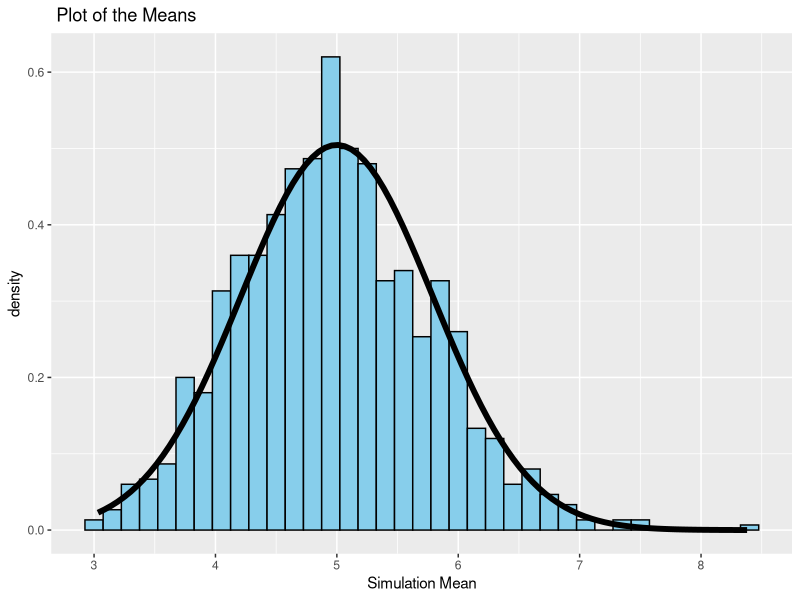
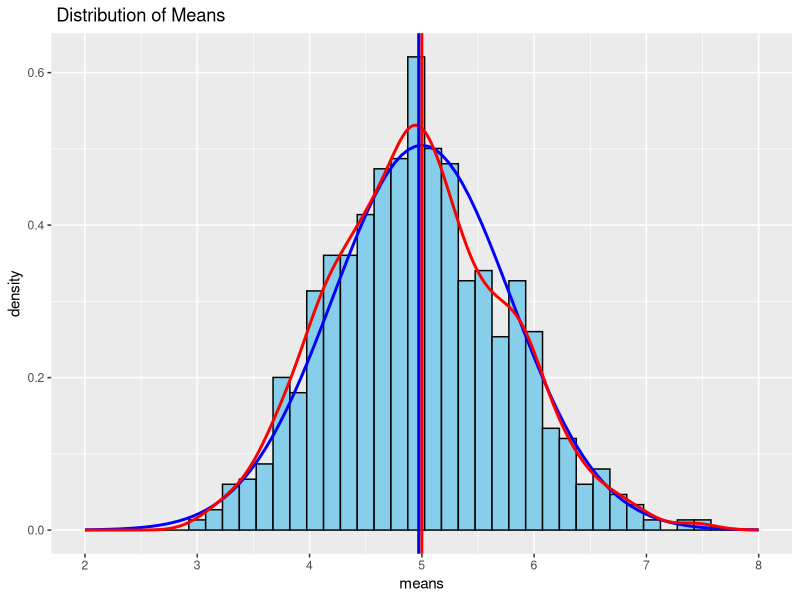

Generate these figures, in order, with R:
## ---- chunk 1

ECHO=TRUE
set.seed(12345)
lambda = 0.2
exponentials = 40
noSim = 1000

exponentialDistributions <- matrix(data = rexp(exponentials*noSim, lambda), nrow = noSim)
exponentialDistributionMeans <- data.frame(means = apply(exponentialDistributions, 1, mean))

## ---- chunk 2
library(ggplot2)

# Plot the Means

ggplot(data = exponentialDistributionMeans, aes(x = means)) +
    geom_histogram(aes(y= ..density..), binwidth=0.15, fill = "skyblue", color = "black") +
    stat_function(fun = dnorm, args = list(mean = lambda^-1, sd = (lambda*sqrt(exponentials))^-1), size = 2) +
    labs(title =" Plot of the Means", x = "Simulation Mean")
## ---- chunk 3
mu <- 1/lambda
mu
## ---- chunk 4
meanOfMeans <- mean(exponentialDistributionMeans$means)
meanOfMeans
## ---- chunk 5
round(abs( meanOfMeans - mu), 4)
## ---- chunk 6

sd <- sd <- 1/lambda/sqrt(exponentials)
sd
## ---- chunk 7
Var <- sd^2
Var
## ---- chunk 8
sd_x <- sd(exponentialDistributionMeans$means)
sd_x

Var_x <- var(exponentialDistributionMeans$means)
Var_x

## ---- chunk 9

round(abs(Var_x - Var),4)
## ---- chunk 10
library(ggplot2)
options(warn = -1)

ggplot(data = exponentialDistributionMeans, aes(x = means)) + 
  geom_histogram(binwidth=0.15, aes(y=..density..), fill = "skyblue", color = "black") + 
  stat_function(fun = dnorm, args = list(mean = lambda^-1 , sd = (lambda*sqrt(exponentials))^-1), colour = "blue", size=1) +
  geom_density(color = "red",size = 1) +
  geom_vline(xintercept = mu, size=1, colour="red") + 
  geom_vline(xintercept = meanOfMeans, size=1, colour="blue") +
  scale_x_continuous(breaks=seq(mu-3,mu+3,1), limits=c(mu-3,mu+3)) +
  labs(title =" Distribution of Means", x = "means") 

